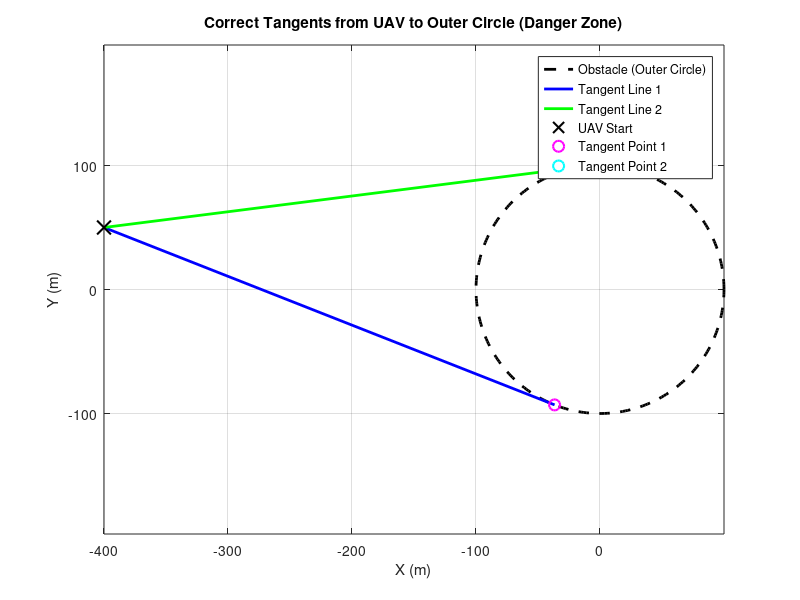

The MATLAB source for this figure:
clc; clear; close all;

% UAV and Circle Parameters
P = [-400, 50];        % UAV Position
C = [0, 0];            % Circle Center
R = 100;               % Outer circle radius

% Vector from circle to UAV
V = P - C;
d = norm(V);

if d <= R
    error('No tangent possible, UAV is inside or on the circle.');
end

% Unit vector from circle center to UAV
u = V / d;

% Perpendicular vector in 2D (rotate 90°)
perp = [-u(2), u(1)];

% Distance from center to tangent point along circle
h = sqrt(d^2 - R^2);
tangent_dist = R / d;

% Tangent points
T1 = C + R * (tangent_dist * u + sqrt(1 - tangent_dist^2) * perp);
T2 = C + R * (tangent_dist * u - sqrt(1 - tangent_dist^2) * perp);

% Plot the circle
theta = linspace(0, 2*pi, 300);
circle_x = C(1) + R * cos(theta);
circle_y = C(2) + R * sin(theta);

% Plotting
figure;
plot(circle_x, circle_y, 'k--', 'LineWidth', 2); hold on;
plot([P(1), T1(1)], [P(2), T1(2)], 'b', 'LineWidth', 2);
plot([P(1), T2(1)], [P(2), T2(2)], 'g', 'LineWidth', 2);
plot(P(1), P(2), 'kx', 'MarkerSize', 10, 'LineWidth', 1.5);
plot(T1(1), T1(2), 'mo', 'MarkerSize', 8, 'LineWidth', 1.5);
plot(T2(1), T2(2), 'co', 'MarkerSize', 8, 'LineWidth', 1.5);

axis equal;
xlabel('X (m)');
ylabel('Y (m)');
title('Correct Tangents from UAV to Outer Circle (Danger Zone)');
legend('Obstacle (Outer Circle)', 'Tangent Line 1', 'Tangent Line 2', ...
       'UAV Start', 'Tangent Point 1', 'Tangent Point 2');
grid on;
